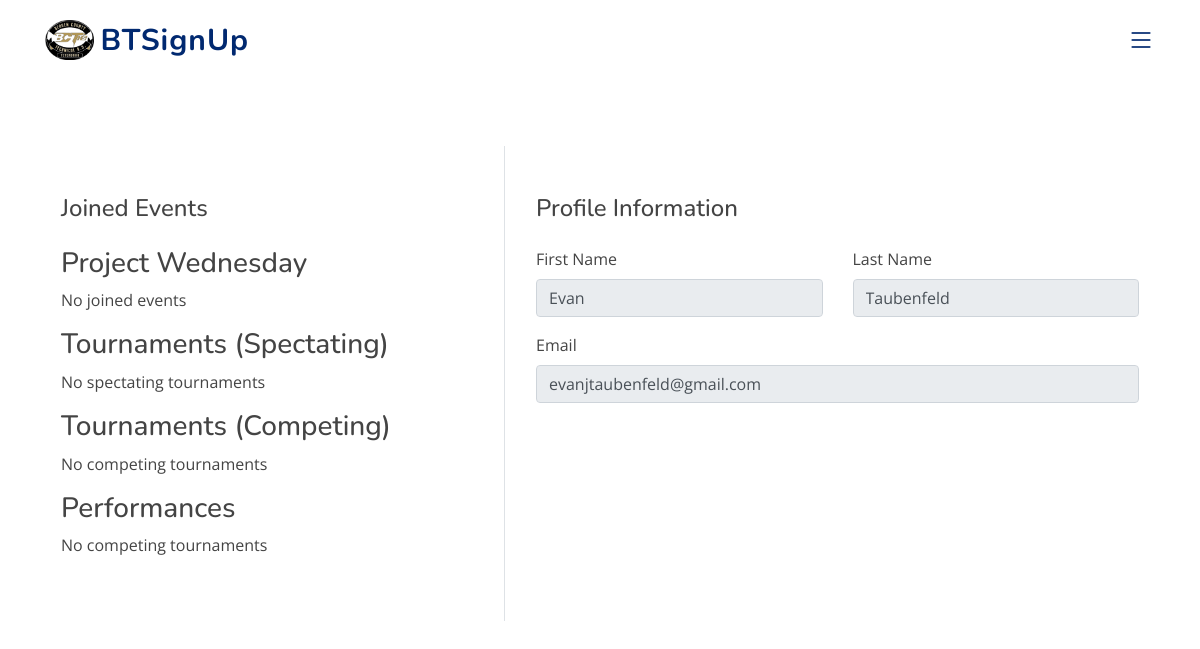
/profile (signed in), run on the app's committed database.
### classes.py (models this page shows, shortened)
class UserBase(db.Model, UserMixin):
    __abstract__ = True
    id = db.Column(db.Integer, primary_key=True, autoincrement=True)
    first_name = db.Column(db.String(255))
    last_name = db.Column(db.String(255))
    email = db.Column(db.String(255), unique=True, nullable=False)
    password_hash = db.Column(db.String(255), nullable=True)
    email_verification_token = db.Column(db.String(255))
    is_verified = db.Column(db.Boolean, default=False)
    mfa_enabled = db.Column(db.Boolean, default=False)
    phone_number = db.Column(db.String(10), nullable=False, default='')
    account_type = db.Column(db.String(255), nullable=False, default="Student")
    joined_events = db.Column(JSON, default = load_default_events)

class User(UserBase):
    __tablename__ = 'users'
    teacher = relationship("Teacher", uselist=False, back_populates="user")
    admin = relationship("Admin", uselist=False, back_populates="user")

### app.py (the view)
@app.route('/profile', methods=["GET", "POST"])
@login_required
def profile():
    user = User.query.get(current_user.id)
    if request.method == 'GET':
        p_wed = Event.query.filter_by(name=user.joined_events.get("Project Wednesday")).first()
        tournaments_s = [tournament for tournament in Tournaments.query.all() if user.id in tournament.participants["Joined Users"]]
        tournaments_c = [tournament for tournament in Tournaments.query.all() if user.id in tournament.participants["Competitors"]]
        performances = [performance for performance in Performances.query.all() if user.id in performance.participants['Joined Users']]
        return render_template('profile.html', user=user, event=p_wed, tournaments_c=tournaments_c, tournaments_s=tournaments_s, performances = performances)
    return render_template('profile.html', user=user, event=p_wed, tournaments_c=tournaments_c, tournaments_s=tournaments_s, performances = performances)

### app.py (called while the page is built)
@login_manager.user_loader
@login_manager.user_loader
def load_user(user_id):
    try:
        return User.query.get(int(user_id))  # Ensure this conversion happens only on valid data
    except (TypeError, ValueError):
        return None  # Return None gracefully for invalid or missing data

### templates/profile.html (shortened to what this page needs)
{% extends "base.html" %}
{% set active_page = 'profile' %}
{% block content %}
<div class="container rounded bg-white mt-5 mb-5">
    <div class="row">
        <div class="col-md-5 border-right">
            <div class="p-3 py-5">
                <div class="d-flex justify-content-between align-items-center mb-3">
                    <h4 class="text-right">Joined Events</h4>
                </div>
                <div class="row">
                <div class="col-md-12">
                    <h3>Project Wednesday</h3>
                    {% if event %}
                        <h4><a href="{{ url_for('display_pw', event_id=event.id) }}">{{ user.joined_events.get("Project Wednesday") }}</a></h4>
                    {% else %}
                        <p>No joined events</p>
                    {% endif %}
                </div>
                </div>
                <div class="row">
                <div class="col-md-12">
                    <h3>Tournaments (Spectating)</h3>
                    {% if tournaments_s %}
                        {% for tournament_s in tournaments_s %}
                            <h4><a href="{{ url_for('display_tournaments', event_id=tournament_s.id) }}">{{ tournament_s.name }}</a></h4>
                        {% endfor %}
                    {% else %}
                        <p>No spectating tournaments</p>
                    {% endif %}
                </div>
              </div>
                <div class="row">
                    <div class="col-md-12">
                        <h3>Tournaments (Competing)</h3>
                        {% if tournaments_c %}
                            {% for tournament_c in tournaments_c %}
                                <h4><a href="{{ url_for('display_tournaments', event_id=tournament_c.id) }}">{{ tournament_c.name }}</a></h4>
                            {% endfor %}
                        {% else %}
                            <p>No competing tournaments</p>
                        {% endif %}
                    </div>
                </div>
                <div class="row">
                    <div class="col-md-12">
                        <h3>Performances</h3>
                        {% if performances%}
                            {% for performance in performances %}
                                <h4><a href="{{ url_for('display_performances', event_id=performance.id) }}">{{ performance.name }}</a></h4>
                            {% endfor %}
                        {% else %}
                            <p>No competing tournaments</p>
                        {% endif %}
                    </div>
                </div>
            </div>
        </div>
        <div class="col-md-7">
            <div class="p-3 py-5">
                <div class="d-flex justify-content-between align-items-center mb-3">
                    <h4 class="text-right">Profile Information</h4>
                </div>
                <div class="row mt-2">
                    <div class="col-md-6">
                        <label class="labels">First Name</label>
                        <input type="text" class="form-control" value="{{ user.first_name }}" readonly>
                    </div>
                    <div class="col-md-6">
                        <label class="labels">Last Name</label>
                        <input type="text" class="form-control" value="{{ user.last_name }}" readonly>
                    </div>
                </div>
                <div class="row mt-3">
                    <div class="col-md-12">
                        <label class="labels">Email</label>
                        <input type="text" class="form-control" value="{{ user.email }}" readonly>
                    </div>
                </div>
            </div>
        </div>
    </div>
</div>
{% endblock %}
{% block main_css %}
<link href="{{ url_for('static', filename='assets/css/style.css') }}" rel="stylesheet">
{% endblock %}

### static/assets/css/style.css (style rules this page uses)
:root { scroll-behavior: smooth; }
body { font-family: "Open Sans", sans-serif; color: #444444; }
h1, h2, h3, h4, h5, h6 { font-family: "Nunito", sans-serif; }

### data on the page
User: first_name "Evan", last_name "Taubenfeld", email "evanjtaubenfeld@gmail.com"
